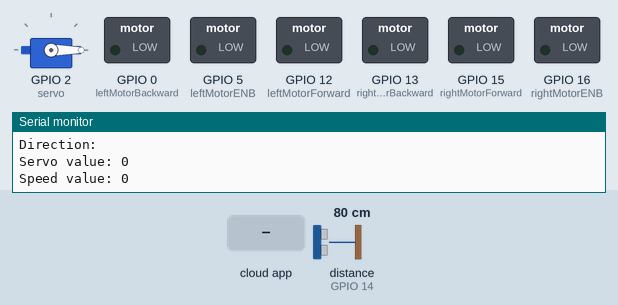
A sketch run on a simulated ESP8266 (NodeMCU). Parts: servo, switched loads named in the sketch (green lamp = pin HIGH), the last lines printed to the serial monitor. Wiring (inferred from the names in the program): ultrasonic range finder: trigger GPIO 4; echo GPIO 14. The test bench sets the inputs (shaded band); at power-on: distance to the obstacle (sensor on GPIO 14) 80 cm. The echo pulse lasts 58.3 µs per cm; WiFi joins after 1.5 s; servers stay silent unless stated; the Firebase database answers and starts empty; pins used as bus, display or sensor lines are not drawn.

Above: at 4.2 s.
4.3 s: the phone or cloud app sets dir to left
At 5.6 s:
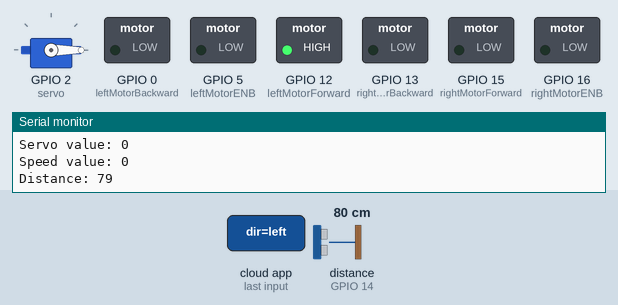
7.2 s: the phone or cloud app sets dir to up
At 8.9 s:
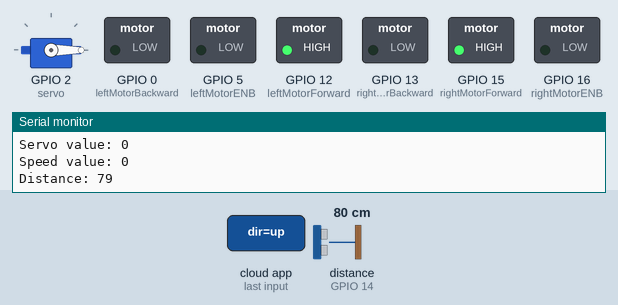
10.5 s: the phone or cloud app sets dir to right
At 11.7 s:
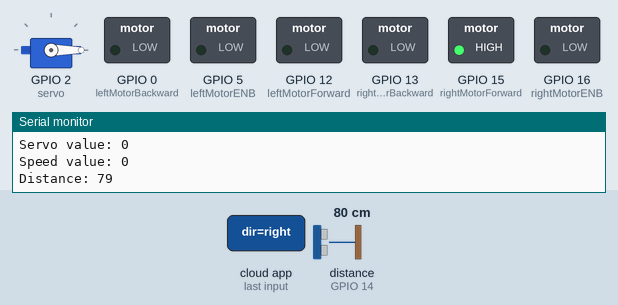
13.3 s: the phone or cloud app sets dir to down
At 14.5 s:
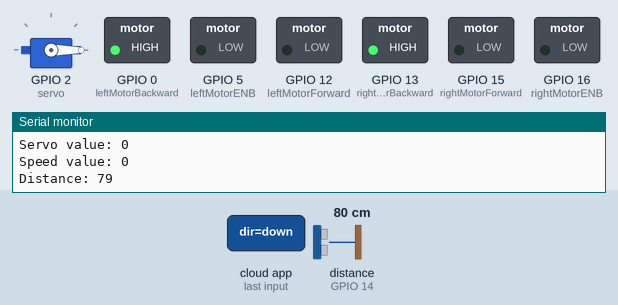
16.1 s: the phone or cloud app sets value to 1
At 17.6 s:
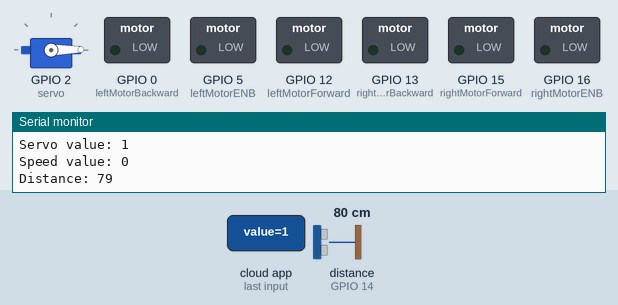
Timing chart, 0 to 19.1 s (numbered marks = the images above; inputs shaded):
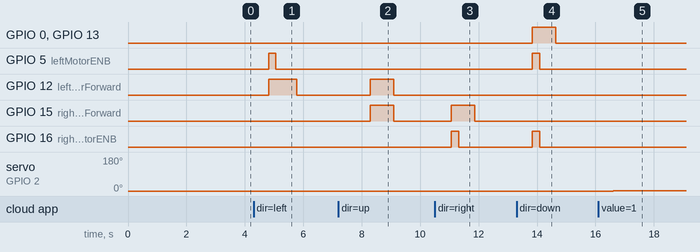

Measured:
- after the input at 4.3 s, GPIO 5 (leftMotorENB): LOW → HIGH after 0.52 s, → LOW 0.25 s later; GPIO 12 (leftMotorForward): LOW → HIGH after 0.52 s, → LOW 0.96 s later
- after the input at 7.2 s, GPIO 12 (leftMotorForward), GPIO 15 (rightMotorForward): LOW → HIGH after 1.1 s, → LOW 0.81 s later
- after the input at 10.5 s, GPIO 15 (rightMotorForward): LOW → HIGH after 0.57 s, → LOW 0.81 s later; GPIO 16 (rightMotorENB): LOW → HIGH after 0.57 s, → LOW 0.25 s later
- after the input at 13.3 s, GPIO 0 (leftMotorBackward), GPIO 13 (rightMotorBackward): LOW → HIGH after 0.54 s, → LOW 0.81 s later; GPIO 5 (leftMotorENB), GPIO 16 (rightMotorENB): LOW → HIGH after 0.54 s, → LOW 0.25 s later
- after the input at 16.1 s, servo on GPIO 2 (servo): 0° → 1° after 0.52 s

The sketch:

Robot.ino
```cpp
#include <ESP8266WiFi.h>
#include <SoftwareSerial.h>
#include <FirebaseArduino.h>
#include <ESP8266HTTPClient.h>
#include <ArduinoJson.h>
#include <Servo.h>

//Firebase host name
#define FIREBASE_HOST "" //Add Firebase hostname
//Secret key firebase
#define FIREBASE_AUTH "" //Add secret key


//Wifi username and password
#define WIFI_SSID "" //Add your WiFi username
#define WIFI_PASSWORD "" //Add your WiFi password


//Variable declaration

String dir = "";
int speedVal = 0;
int servoVal = 0;

//Distance sensor
const int trigPin = 4;                   //D2
const int echoPin = 14;                  //D5
long duration;
int distance;

//HBridge and DC motors
const int leftMotorForward = 12;        //D6
const int rightMotorForward = 15;       //D8
const int leftMotorBackward = 0;        //D3
const int rightMotorBackward = 13;      //D7
const int rightMotorENB = 16;           //D0
const int leftMotorENB = 5;             //D1

//Create one second interval
unsigned long previousMillis = 0;
const long interval = 1000;

//Servomotor object
Servo servo;

void setup() {

  //DC motors
  pinMode(leftMotorForward, OUTPUT);
  pinMode(rightMotorForward, OUTPUT);
  pinMode(leftMotorBackward, OUTPUT);
  pinMode(rightMotorBackward, OUTPUT);
  pinMode(rightMotorENB, OUTPUT);
  pinMode(leftMotorENB, OUTPUT);

  //Distance sensor
  pinMode(trigPin, OUTPUT);
  pinMode(echoPin, INPUT);

  //Servomotor
  servo.attach(2); //D4
  servo.write(0);

  //Set baud rate for serial port, in order to display information like direction,speedValue,angleValue
  Serial.begin(115200);
  delay(500);

  //Connect to WiFi network
  WiFi.begin(WIFI_SSID,WIFI_PASSWORD);
  Serial.println("Connecting");
  while(WiFi.status() != WL_CONNECTED)
  {
    Serial.print(".");
    delay(500);
  }
  Serial.println();
  Serial.print("Connected");
  Serial.println(WiFi.localIP());

  //Start Firebase connection
  Firebase.begin(FIREBASE_HOST,FIREBASE_AUTH);

  delay(1000);
}


void loop() {

  dir = Firebase.getString("Direction/dir");
  servoVal = Firebase.getInt("AngleVal/value");
  speedVal = Firebase.getInt("SpeedSel/value");
  Serial.print("Direction: ");
  Serial.println(dir);
  Serial.print("Servo value: ");
  Serial.println(servoVal);
  Serial.print("Speed value: ");
  Serial.println(speedVal);
  delay(100);

  if (dir == "up")
  {
    motorUp();
  }
  if (dir == "stop")
  {
    motorStop();
  }

  if (dir == "left")
  {
    motorLeft();
  }
  if (dir == "right")
  {
    motorRight();
  }
  if (dir == "down")
  {
    motorDown();
  }

  setServoAngle();

  readDistance();

  sendDataToFirebase();
}

void motorUp()
{
  digitalWrite(leftMotorENB, HIGH);
  digitalWrite(rightMotorENB, HIGH);
  analogWrite(leftMotorENB,speedVal*200);
  analogWrite(rightMotorENB,speedVal*200);
  digitalWrite(rightMotorForward, HIGH);
  digitalWrite(leftMotorForward, HIGH);
  digitalWrite(leftMotorBackward, LOW);
  digitalWrite(rightMotorBackward, LOW);
  delay(100); //300
  Firebase.setString("Direction/dir","stop");
  digitalWrite(leftMotorENB,LOW);
  digitalWrite(rightMotorENB, LOW);
}

void motorStop()
{
  digitalWrite(leftMotorENB,LOW);
  digitalWrite(rightMotorENB, LOW);
  digitalWrite(leftMotorForward, LOW);
  digitalWrite(leftMotorBackward, LOW);
  digitalWrite(rightMotorForward, LOW);
  digitalWrite(rightMotorBackward, LOW);
}

void motorLeft()
{
  analogWrite(leftMotorENB,speedVal*200);
  analogWrite(rightMotorENB,speedVal*200);
  digitalWrite(leftMotorENB,HIGH);
  digitalWrite(rightMotorENB, LOW);
  digitalWrite(leftMotorForward, HIGH);
  digitalWrite(leftMotorBackward, LOW);
  digitalWrite(rightMotorForward, LOW);
  digitalWrite(rightMotorBackward, LOW);
  delay(100);
  Firebase.setString("Direction/dir","stop");
  digitalWrite(leftMotorENB,LOW);
  digitalWrite(rightMotorENB, LOW);
}

void motorRight()
{
  analogWrite(leftMotorENB,speedVal*200);
  analogWrite(rightMotorENB,speedVal*200);
  digitalWrite(leftMotorENB,LOW);
  digitalWrite(rightMotorENB, HIGH);
  digitalWrite(leftMotorForward,LOW);
  digitalWrite(leftMotorBackward, LOW);
  digitalWrite(rightMotorForward, HIGH);
  digitalWrite(rightMotorBackward,LOW);
  delay(100);
  Firebase.setString("Direction/dir","stop");
  digitalWrite(leftMotorENB,LOW);
  digitalWrite(rightMotorENB, LOW);
}

void motorDown()
{
  digitalWrite(leftMotorENB,HIGH);
  digitalWrite(rightMotorENB, HIGH);
  digitalWrite(leftMotorForward, LOW);
  digitalWrite(rightMotorForward, LOW);
  digitalWrite(rightMotorBackward, HIGH);
  digitalWrite(leftMotorBackward, HIGH);
  delay(100);
  Firebase.setString("Direction/dir","stop");
  digitalWrite(leftMotorENB,LOW);
  digitalWrite(rightMotorENB, LOW);
}

void setServoAngle()
{
  servo.write(servoVal);
}

void readDistance()
{
  digitalWrite(trigPin, LOW);
  delayMicroseconds(2);
  digitalWrite(trigPin, HIGH);
  delayMicroseconds(10);
  digitalWrite(trigPin, LOW);
  duration = pulseIn(echoPin, HIGH);
  distance= duration*0.034/2;
  Serial.print("Distance: ");
  Serial.println(distance);
}

void sendDataToFirebase()
{
  unsigned long currentMillis = millis();
  if (currentMillis - previousMillis >= interval)
  {
    setParameters();
    previousMillis = currentMillis;
  }
}

void setParameters(){
  Firebase.setFloat("Distance/value",float(distance));
}
```
